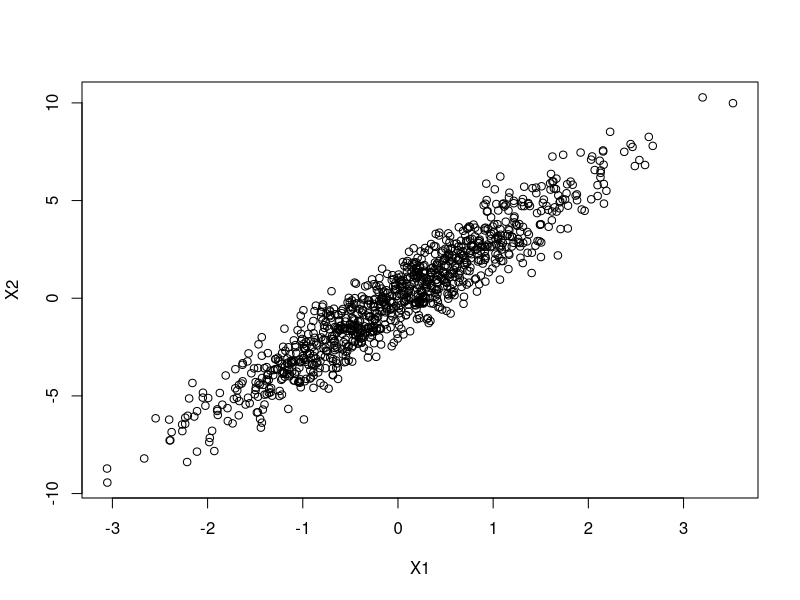
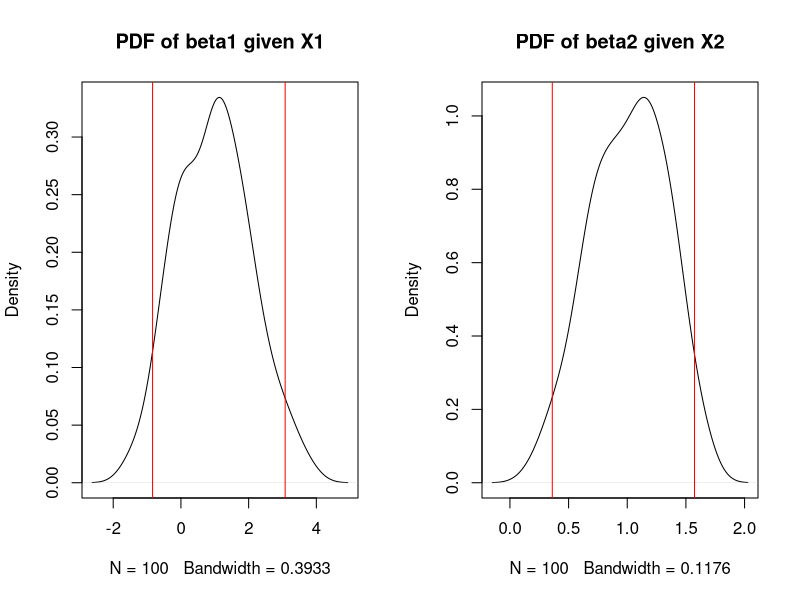
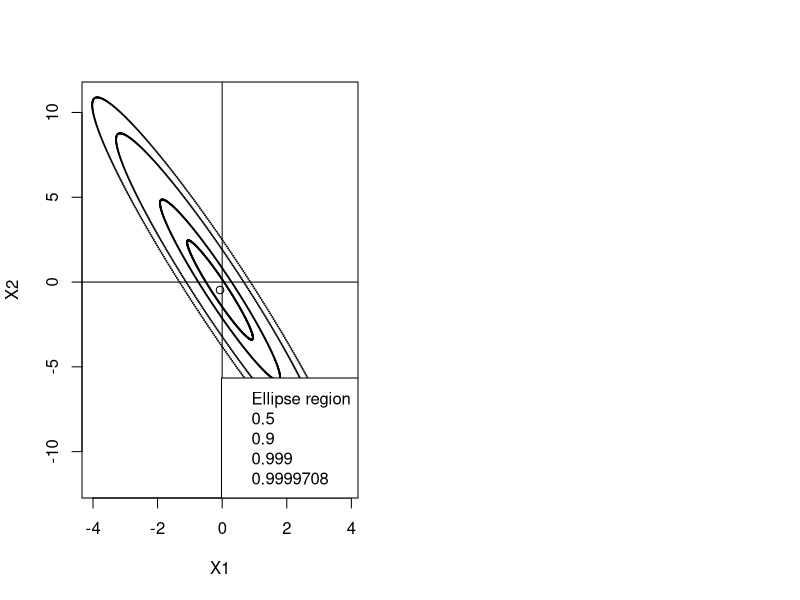

Here is the R script that generated these plots, in order:
## ---- chunk 1
knitr::opts_chunk$set(echo = TRUE)
## ---- chunk 2
# Define the parameters
n <- 6000
p <- 201
# Set the seed to 0
set.seed(0)
# Create the matrix for the Question 1
X <- matrix(nrow = n, ncol = p)
for (i in 1:n) {
  X[i,] = matrix(rnorm(p, mean = 0, sd = 1), nrow = 1, ncol = p)
}
# Store it into a data frame
D <- data.frame(variables=X)
## ---- chunk 3
# Define the parameters
n <- 6000
p <- 201
# Set the seed to 0
set.seed(0)
# Create the matrix for the Question 1
X <- matrix(nrow = n, ncol = p)
for (i in 1:n) {
  X[i,] = matrix(rnorm(p, mean = 0, sd = 1), nrow = 1, ncol = p)
}
# Store it into a data frame
D <- data.frame(variables=X)
# Create the design matrix
MatX <- cbind(1, X[,2:p])
y <- D$variables.1
# Simulate the linear regression model, get the betas and the epsilons
fit <- lm(y ~ MatX)
beta <- summary(fit)$coef[,"Estimate"]
epsilon <- fit$residuals
## ---- chunk 4
# Compute the number of coefficients assessed as significantly non-zero at level 5%
level <- 0.05
P_values <- summary(fit)$coef[,"Pr(>|t|)"]
counter <- 0
for (i in P_values) {
  if (i < level)
    counter = counter + 1
}
sprintf("Number of coefficients assessed as significantly non-zero at level %d %% : %d out of %d", level * 100, counter, p)
## ---- chunk 5
# Set the seed to 3 and define parameter n
set.seed(3)
n <- 1000
# Create data
X1 <- rnorm(n, mean = 0, sd = 1)
X2 <- 3 * X1 + rnorm(n, mean = 0, sd = 1)
Y <- 2 + X1 + X2 + rnorm(n, mean = 0, sd = 1)
# plot the cloud of points
plot(X1, X2)
## ---- chunk 6
# Set the seed to 3 and define parameter n
set.seed(3)
n <- 10
# Create data
X1 <- rnorm(n, mean = 0, sd = 1)
X2 <- 3 * X1 + rnorm(n, mean = 0, sd = 1)
Y <- 2 + X1 + X2 + rnorm(n, mean = 0, sd = 1)
# Estimate models
fit1 <- lm(Y ~ X1)
fit2 <- lm(Y ~ X2)
beta1 <- summary(fit1)$coef[,"Estimate"]
beta2 <- summary(fit2)$coef[,"Estimate"]
epsilon1 <- fit1$residuals
epsilon2 <- fit2$residuals
summary(fit1)
summary(fit2)
## ---- chunk 7
# Set the seed to 3 and define parameter n
set.seed(3)
n <- 10
# Create data
X1 <- rnorm(n, mean = 0, sd = 1)
X2 <- 3 * X1 + rnorm(n, mean = 0, sd = 1)
Y <- 2 + X1 + X2 + rnorm(n, mean = 0, sd = 1)
# Estimate model
fit3 <- lm(Y ~ X1 + X2)
beta3 <- summary(fit3)$coef[,"Estimate"]
epsilon3 <- fit3$residuals
summary(fit3)
## ---- chunk 8
ordo1 <- c()
ordo2 <- c()
for (i in 1:100) {
  X1 <- rnorm(n, mean = 0, sd = 1)
  X2 <- 3 * X1 + rnorm(n, mean = 0, sd = 1)
  Y <- 2 + X1 + X2 + rnorm(n, mean = 0, sd = 1)
  fit4 <- lm(Y ~ X1 + X2)
  beta4 <- summary(fit4)$coef[,"Estimate"]
  ordo1 <- cbind(ordo1, beta4[2])
  ordo2 <- cbind(ordo2, beta4[3])
}
par(mfrow=c(1,2))
quant <- quantile(ordo1, probs = c(0.025, 0.975))
plot(density(ordo1), main = "PDF of beta1 given X1")
abline(v=quant[1], col="red")
abline(v=quant[2], col="red")
quant <- quantile(ordo2, probs = c(0.025, 0.975))
plot(density(ordo2), main = "PDF of beta2 given X2")
abline(v=quant[1], col="red")
abline(v=quant[2], col="red")
## ---- chunk 9
set.seed(3)
n=10
X1=rnorm(n)
X2=3*X1+rnorm(n)
Y=2+X1+X2+rnorm(n)
m1 = mean(X1)
m2 = mean(X2)
m = c(m1,m2)
C <- matrix(nrow = 2, ncol = 2)
C[1,1]=var(X1)
C[2,2]=var(X2)
C[1,2]=cov(X1,X2)
C[2,1]=C[1,2]

ellipses = function(m, CV, probs)
{
  # Compute and plot an ellipse region for bivariate Gaussians, i.e., some ellipse that 
  # has probability probs to contain a 2D Gaussian vector with given parameters.
  # Inputs: 
  #   - m: means
  #   - CV: covariance matrix
  #   - probs: probabilities
  # Source : https://waterprogramming.wordpress.com/2016/11/07/plotting-probability-ellipses-for-bivariate-normal-distributions/
  
  # Coordinates of mean
  b1 = m[1]
  b2 = m[2]
  
  eg = eigen(CV)
  Evec = eg$vectors
  Eval = eg$values
  
  theta = seq(0,2*pi,0.01) # angles used for plotting ellipses
  
  vec.norm = function(v) { sqrt(t(v) %*% v)}
  # compute angle for rotation of ellipse
  # rotation angle will be angle between x axis and first eigenvector
  x.vec = c(1, 0) # vector along x-axis
  cosrotation = t(x.vec) %*% Evec[,1]/(vec.norm(x.vec)*vec.norm(Evec[,1]))
  rotation = pi/2-acos(cosrotation) # rotation angle
  #create a rotation matrix
  R  = matrix(c(sin(rotation), cos(rotation), -cos(rotation), sin(rotation)), 
              nrow=2, ncol=2, byrow = TRUE)
  
  # Create chi squared vector
  chisq = qchisq(probs,2) # percentiles of chi^2 dist df=2
  
  # size ellipses for each quantile
  xRadius = rep(0, length(chisq))
  yRadius = rep(0, length(chisq))
  x = list()
  y = list()
  x.plot = list()
  y.plot = list()
  rotated_Coords = list()
  for (i in 1:length(chisq)) {
    # calculate the radius of the ellipse
    xRadius[i]=(chisq[i]*Eval[1])^.5; # primary axis
    yRadius[i]=(chisq[i]*Eval[2])^.5; # secondary axis
    # lines for plotting ellipse
    x[[i]] = xRadius[i]* cos(theta);
    y[[i]] = yRadius[i] * sin(theta);
    # rotate ellipse
    rotated_Coords[[i]] = R %*% matrix(c(x[[i]], y[[i]]), nrow=2, byrow=TRUE)
    # center ellipse
    x.plot[[i]] = t(rotated_Coords[[i]][1,]) + b1
    y.plot[[i]] = t(rotated_Coords[[i]][2,]) + b2}
  
  xlim = range(x.plot[[i]])
  ylim = range(y.plot[[i]])
  plot(b1,b2, xlab = "X1", ylab = "X2", xlim = xlim, ylim = ylim, cex=1)
  abline(h=0)
  abline(v=0)
  # Plot contours
  for (j in 1:length(chisq)) {
    points(x.plot[[j]],y.plot[[j]], cex=0.1)}
  
  legend("bottomright", c('Ellipse region', paste(probs)))}



ellipses(m,C,c(0.5,0.9,0.999,1-2.92e-05))
